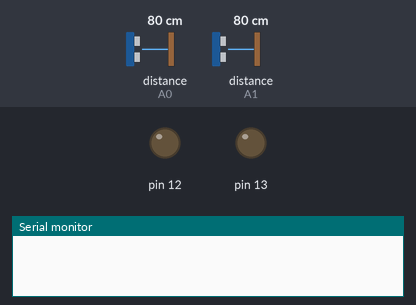
This sketch was run on a simulated Arduino Uno, built with avr-gcc and run on an emulated ATmega328P. Shown: output pins drawn as LEDs (lit = HIGH), the last lines printed to the serial monitor. Inputs (shaded band) come from the test bench; at power-on: distance to the obstacle (sensors on A0, A1) 80 cm.

Above: at 1.2 s.
1.3 s: distance to the obstacle (sensor on A0) set to 53 cm
2.8 s: distance to the obstacle (sensor on A0) set to 46 cm
At 4.0 s:
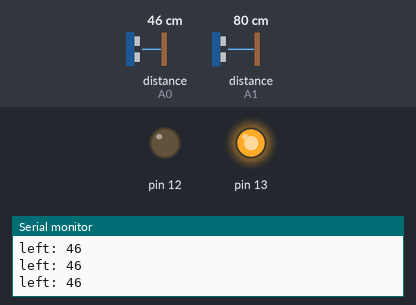
4.3 s: distance to the obstacle (sensor on A1) set to 54 cm
5.8 s: distance to the obstacle (sensor on A1) set to 46 cm
At 6.9 s:
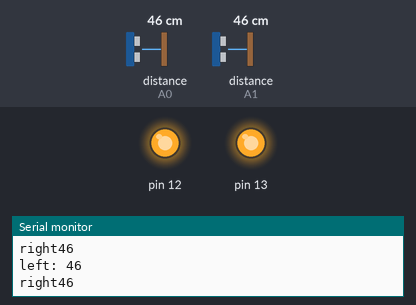
7.3 s: distance to the obstacle (sensor on A0) set to 60 cm
At 8.4 s:
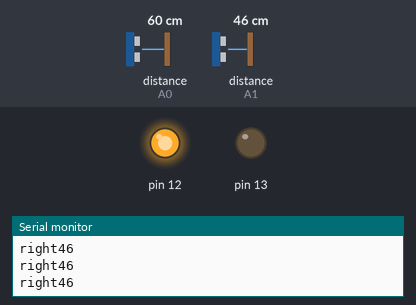
8.8 s: distance to the obstacle (sensor on A0) set to 2 cm
At 9.4 s:
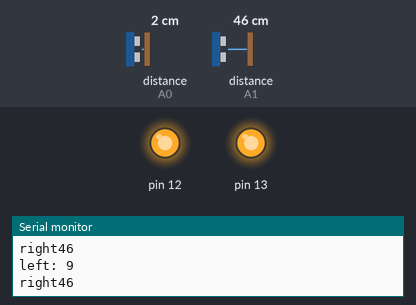
Timing chart, 0 to 11.3 s (numbered marks = the images above; inputs shaded):
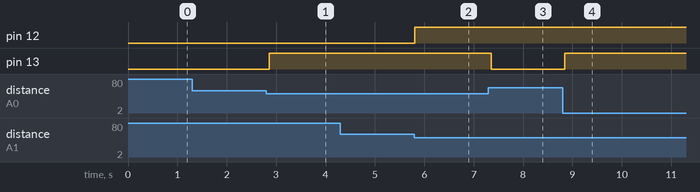

Measured:
- the behaviour switches between 50 and 49 cm on distance to the obstacle (sensor on A0) (found by bisection; images 0 and 1)
- the behaviour switches between 50 and 49 cm on distance to the obstacle (sensor on A1) (found by bisection; images 1 and 2)
- after the input at 1.3 s, every drawn part: stays the same
- after the input at 2.8 s, pin 13: LOW → HIGH after 0.06 s
- after the input at 5.8 s, pin 12: LOW → HIGH at once
- after the input at 7.3 s, pin 13: HIGH → LOW after 0.05 s
- after the input at 8.8 s, pin 13: LOW → HIGH after 0.05 s

The sketch:

Continuous.ino
```cpp
/*
  This example shows how to take simple range measurements with the VL53L1X. The
  range readings are in units of mm.
*/
#include <SharpIR.h>
#include <Wire.h>
//#include <VL53L1X.h>

#define leftPin A0
#define rightPin A1
#define model 1080
#define DETECT_DISTANCE 50

int distance_left;
int distance_right;
SharpIR leftSensor = SharpIR(leftPin, model);
SharpIR rightSensor = SharpIR(rightPin, model);


//VL53L1X sensor;

void setup()
{
  Serial.begin(9600);
  pinMode(13, OUTPUT);
  digitalWrite(13, 0);
  pinMode(12, OUTPUT);

}

void loop()
{
    distance_left = leftSensor.distance();
    distance_right = rightSensor.distance();
//    Serial.print("left: ");
//      Serial.println(distance_left);
//      Serial.print("right");
//      Serial.println(distance_right);
//      delay(50);
  if (distance_left < DETECT_DISTANCE) {
    Serial.print("left: ");
    Serial.println(distance_left);
    digitalWrite(13, HIGH);
  } else {
    digitalWrite(13, LOW);
  }

  if (distance_right < DETECT_DISTANCE) {
    Serial.print("right");
    Serial.println(distance_right);
    digitalWrite(12, HIGH);
  } else {
    digitalWrite(12, LOW);
  }
//  delay(50);
}
```
